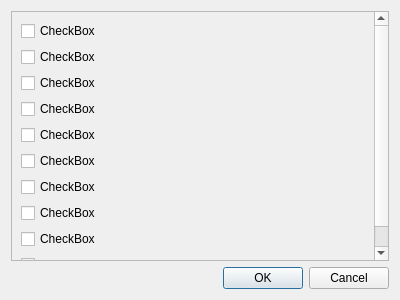
<?xml version="1.0" encoding="UTF-8"?>
<ui version="4.0">
 <class>PeaksTableColumnsDialog</class>
 <widget class="QDialog" name="PeaksTableColumnsDialog">
  <property name="geometry">
   <rect>
    <x>0</x>
    <y>0</y>
    <width>400</width>
    <height>300</height>
   </rect>
  </property>
  <property name="windowTitle">
   <string>Visable columns in table</string>
  </property>
  <layout class="QVBoxLayout" name="verticalLayout">
   <item>
    <widget class="QScrollArea" name="scrollArea">
     <property name="widgetResizable">
      <bool>true</bool>
     </property>
     <widget class="QWidget" name="scrollAreaWidgetContents">
      <property name="geometry">
       <rect>
        <x>0</x>
        <y>0</y>
        <width>362</width>
        <height>302</height>
       </rect>
      </property>
      <layout class="QVBoxLayout" name="verticalLayout_2">
       <item>
        <widget class="QCheckBox" name="checkBox">
         <property name="text">
          <string>CheckBox</string>
         </property>
        </widget>
       </item>
       <item>
        <widget class="QCheckBox" name="checkBox_2">
         <property name="text">
          <string>CheckBox</string>
         </property>
        </widget>
       </item>
       <item>
        <widget class="QCheckBox" name="checkBox_7">
         <property name="text">
          <string>CheckBox</string>
         </property>
        </widget>
       </item>
       <item>
        <widget class="QCheckBox" name="checkBox_4">
         <property name="text">
          <string>CheckBox</string>
         </property>
        </widget>
       </item>
       <item>
        <widget class="QCheckBox" name="checkBox_8">
         <property name="text">
          <string>CheckBox</string>
         </property>
        </widget>
       </item>
       <item>
        <widget class="QCheckBox" name="checkBox_10">
         <property name="text">
          <string>CheckBox</string>
         </property>
        </widget>
       </item>
       <item>
        <widget class="QCheckBox" name="checkBox_9">
         <property name="text">
          <string>CheckBox</string>
         </property>
        </widget>
       </item>
       <item>
        <widget class="QCheckBox" name="checkBox_5">
         <property name="text">
          <string>CheckBox</string>
         </property>
        </widget>
       </item>
       <item>
        <widget class="QCheckBox" name="checkBox_6">
         <property name="text">
          <string>CheckBox</string>
         </property>
        </widget>
       </item>
       <item>
        <widget class="QCheckBox" name="checkBox_3">
         <property name="text">
          <string>CheckBox</string>
         </property>
        </widget>
       </item>
      </layout>
     </widget>
    </widget>
   </item>
   <item>
    <widget class="QDialogButtonBox" name="buttonBox">
     <property name="orientation">
      <enum>Qt::Horizontal</enum>
     </property>
     <property name="standardButtons">
      <set>QDialogButtonBox::Cancel|QDialogButtonBox::Ok</set>
     </property>
    </widget>
   </item>
  </layout>
 </widget>
 <resources/>
 <connections>
  <connection>
   <sender>buttonBox</sender>
   <signal>accepted()</signal>
   <receiver>PeaksTableColumnsDialog</receiver>
   <slot>accept()</slot>
   <hints>
    <hint type="sourcelabel">
     <x>248</x>
     <y>254</y>
    </hint>
    <hint type="destinationlabel">
     <x>157</x>
     <y>274</y>
    </hint>
   </hints>
  </connection>
  <connection>
   <sender>buttonBox</sender>
   <signal>rejected()</signal>
   <receiver>PeaksTableColumnsDialog</receiver>
   <slot>reject()</slot>
   <hints>
    <hint type="sourcelabel">
     <x>316</x>
     <y>260</y>
    </hint>
    <hint type="destinationlabel">
     <x>286</x>
     <y>274</y>
    </hint>
   </hints>
  </connection>
 </connections>
</ui>
